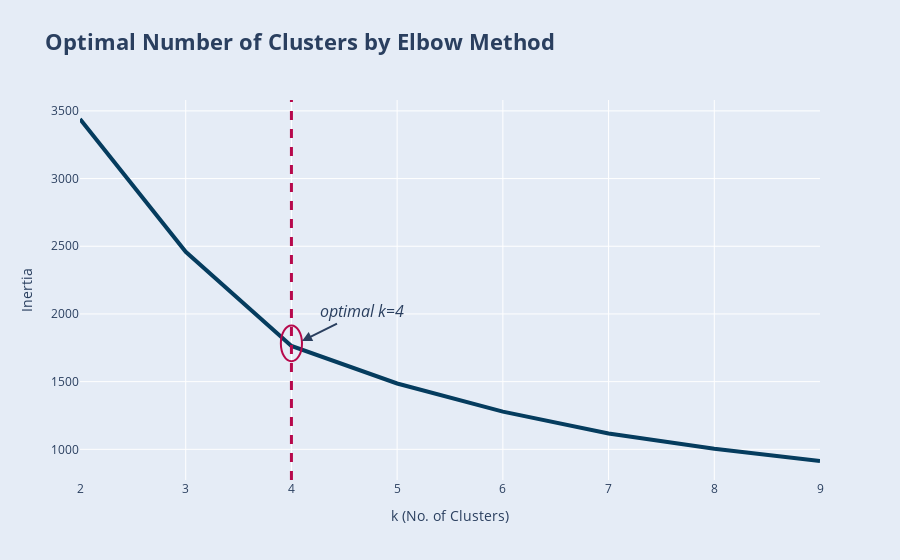

Source (notebook cell):
### Code cell
#plotting elbow method
fig = px.line(x=K, y=inertias,
              title='<b>Optimal Number of Clusters by Elbow Method</b>',
              color_discrete_sequence=['rgb(5, 60, 94)'])

fig.update_traces(line_width=4)

fig.update_layout(paper_bgcolor='rgb(229, 236, 246)',title_font_size=22,
                  xaxis_title='k (No. of Clusters)', yaxis_title='Inertia')
fig.add_vline(x=4, line_width=3, line_dash='dash', line_color='rgb(183, 9, 76)')

fig.add_annotation(x=4.1, y=1800, text='<i>optimal k=4</i>', font_size=16,
                   showarrow=True, ax=60, ay=-30, arrowhead=2, arrowsize=1,
                   arrowwidth=2)

fig.add_shape(type='circle', xref='x', yref='y',
    x0=3.9, y0=1650, x1=4.1,y1=1914,
    line_color='rgb(183, 9, 76)')

fig.show()

### Figure 1 — Plotly figure (JSON) as saved in the notebook; plotly's stock layout.template omitted (floating-point values rounded to 4 significant figures)
{"data": [{"hovertemplate": "x=%{x}<br>y=%{y}<extra></extra>", "legendgroup": "", "line": {"color": "rgb(5, 60, 94)", "dash": "solid", "width": 4}, "marker": {"symbol": "circle"}, "mode": "lines", "name": "", "orientation": "v", "showlegend": false, "type": "scatter", "x": [2, 3, 4, 5, 6, 7, 8, 9], "xaxis": "x", "y": [3440.0, 2459.0, 1764.0, 1486.0, 1279.0, 1117.0, 1004.0, 913.9], "yaxis": "y"}], "layout": {"annotations": [{"arrowhead": 2, "arrowsize": 1, "arrowwidth": 2, "ax": 60, "ay": -30, "font": {"size": 16}, "showarrow": true, "text": "<i>optimal k=4</i>", "x": 4.1, "y": 1800}], "legend": {"tracegroupgap": 0}, "paper_bgcolor": "rgb(229, 236, 246)", "shapes": [{"line": {"color": "rgb(183, 9, 76)", "dash": "dash", "width": 3}, "type": "line", "x0": 4, "x1": 4, "xref": "x", "y0": 0, "y1": 1, "yref": "y domain"}, {"line": {"color": "rgb(183, 9, 76)"}, "type": "circle", "x0": 3.9, "x1": 4.1, "xref": "x", "y0": 1650, "y1": 1914, "yref": "y"}], "title": {"font": {"size": 22}, "text": "<b>Optimal Number of Clusters by Elbow Method</b>"}, "xaxis": {"anchor": "y", "domain": [0, 1], "title": {"text": "k (No. of Clusters)"}}, "yaxis": {"anchor": "x", "domain": [0, 1], "title": {"text": "Inertia"}}}}
